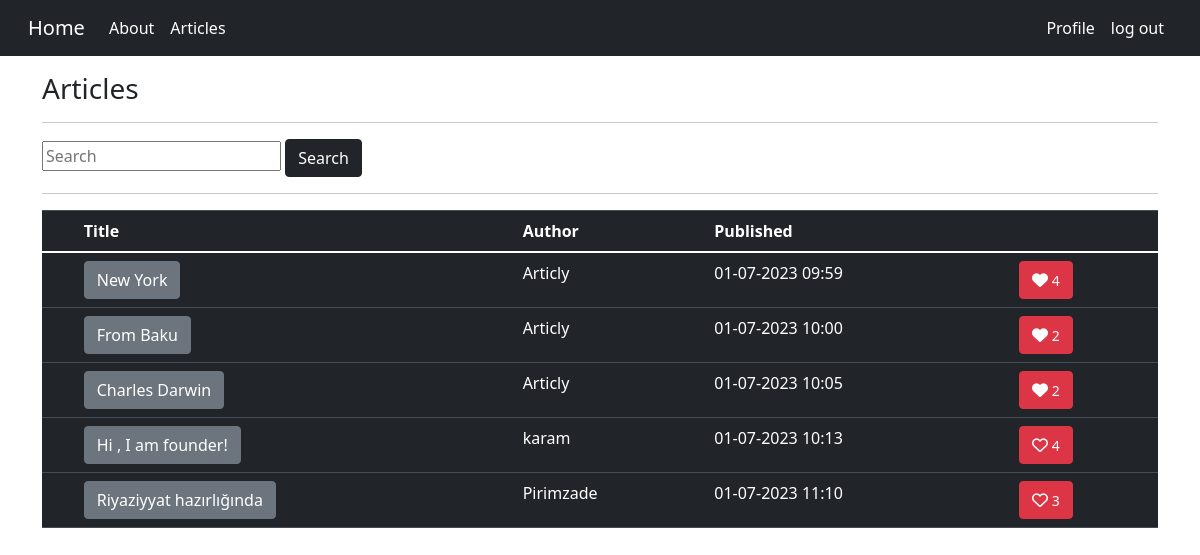
Page /articles (signed in) on the earlier database version.
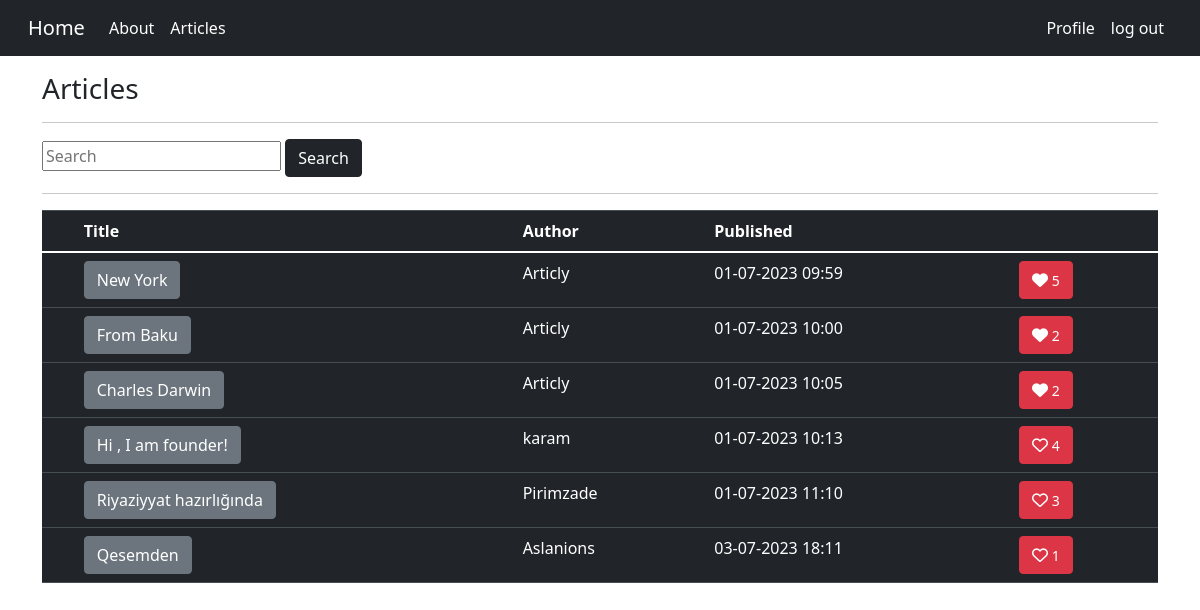
Same page on the later database version.
### models.py (models this page shows)
class Article(db.Model):
    __tablename__ = "article"
    __table_args__ = {'extend_existing': True}
    id = db.Column("id",db.Integer, primary_key=True)
    title = db.Column("title",db.String(150))
    author = db.Column(db.Integer, db.ForeignKey("user.id",ondelete= "CASCADE"),nullable = False)
    content = db.Column("content",db.String())
    date = db.Column("date",db.DateTime, default=datetime.utcnow)
    likes = db.relationship("Like",backref = "article" , passive_deletes = True)
    comments = db.relationship("Comment",backref = "article" , passive_deletes = True)

class User(db.Model):
    __tablename__ = "user"
    __table_args__ = {'extend_existing': True}
    id = db.Column(db.Integer, primary_key=True)
    name = db.Column(db.String(150))
    email = db.Column(db.String(150), unique=True)
    username = db.Column(db.String(150), unique=True)
    password = db.Column(db.String(150))
    articles = db.relationship("Article",backref = "user" , passive_deletes = True)
    likes = db.relationship("Like",backref = "user" , passive_deletes = True)
    comments = db.relationship("Comment",backref = "user" , passive_deletes = True)

### routes.py (the view)
@app.route('/articles')
def articles():
    session.pop('page',None)
    session['page'] = 'articles'
    try:
        articles = db.session.query(Article).all()
        user = db.session.execute(db.select(User).filter_by(username=session['username'])).scalar()
        return render_template('articles.html',articles=articles,user =user)
    except:
        return render_template('articles.html')

### templates/articles.html
{% extends "layout.html" %}
{% block block1 %}
    <h3>Articles</h3>
    <hr>
    {% if articles %}
    <form action="/search" method="POST">
        <input type="text" name="keyword" maxlength="64" placeholder="Search">
        <button type="submit" class="btn btn-dark">Search</button>
    </form>
    <hr>
    <table class="table table-hover table-dark">
        <thead>
            <tr>
                <th></th>
                <th scope="col">Title</th>
                <th scope="col">Author</th>
                <th scope="col">Published</th>
                <th scope="col"></th>
            </tr>
        </thead>
        <tbody>
            {% for article in articles  %}
            <tr>
                <td></td>
                <td><a href="/article/{{article.id}}" class= "btn btn-secondary">{{article.title}}</a></td>
                <td>{{article.user.username}}</td>
                <td>{{article.date.strftime('%d-%m-%Y %H:%M')}}</td>
                {% if user.id in article.likes|map(attribute ='author')|list %}
                    <td><a href="/like/{{article.id}}" class="btn btn-danger"><i class="fa-solid fa-heart"></i><small>        {{article.likes|length}}</small> </a></td>
                {% else %}
                    <td><a href="/like/{{article.id}}" class="btn btn-danger"><i class="fa-regular fa-heart"></i><small>        {{article.likes|length}}</small> </a></td>
                {% endif %}
            </tr>
            {% endfor %}
        </tbody>
    </table>
    {% else %}
        <div class= "alert alert-warning">In order to see articles you need to log in first.</div>
    {% endif %}
{% endblock block1 %}

### templates/layout.html (shortened to what this page needs)
<!DOCTYPE html>
<html>
    <head>
        <link href="https://cdn.jsdelivr.net/npm/bootstrap@5.1.0/dist/css/bootstrap.min.css" rel="stylesheet">
        <link rel="stylesheet" href="https://cdn.jsdelivr.net/npm/bootstrap@4.5.3/dist/css/bootstrap.min.css">
    </head>
    <body>
        {% include "includes/navbar.html" %}
        <br><br><br>
        <div class="container" >
                {% block block1 %}
                {% endblock  %}
        </div>
        <link href="https://cdn.jsdelivr.net/npm/bootstrap@5.1.0/dist/css/bootstrap.min.css" rel="stylesheet">
    </body>
</html>

### templates/includes/navbar.html (shortened to what this page needs)
<nav class="navbar navbar-expand-md navbar-dark fixed-top bg-dark">
  <div class="container-fluid">
    <a class="navbar-brand" href="/">Home</a>
    <div class="collapse navbar-collapse" id="navbarCollapse">
      <ul class="navbar-nav mr-auto">
        <li class="nav-item">
          <a class="nav-link active" href="/about">About</a>
        </li>
        <li class="nav-item">
          <a class="nav-link active" href="/articles">Articles</a>
        </li>
      </ul>
    </div>
    <div>
      <ul class="navbar-nav ml-auto">
        {% if session['logged_in'] %}
        <li class="nav-item active">
          <a class="nav-link active" href="/dashboard">Profile</a>
        </li>
        <li class="nav-item active">
          <a class="nav-link active" href="/logout">log out</a>
        </li>
        {% endif %}
      </ul>
    </div>
  </div>
</nav>

Differences in the rows shown:
computed for Article "New York": likes|length "4" → "5"
added Article: title "Qesemden", user.username "Aslanions", date "03-07-2023 18:11", likes|length "1"
